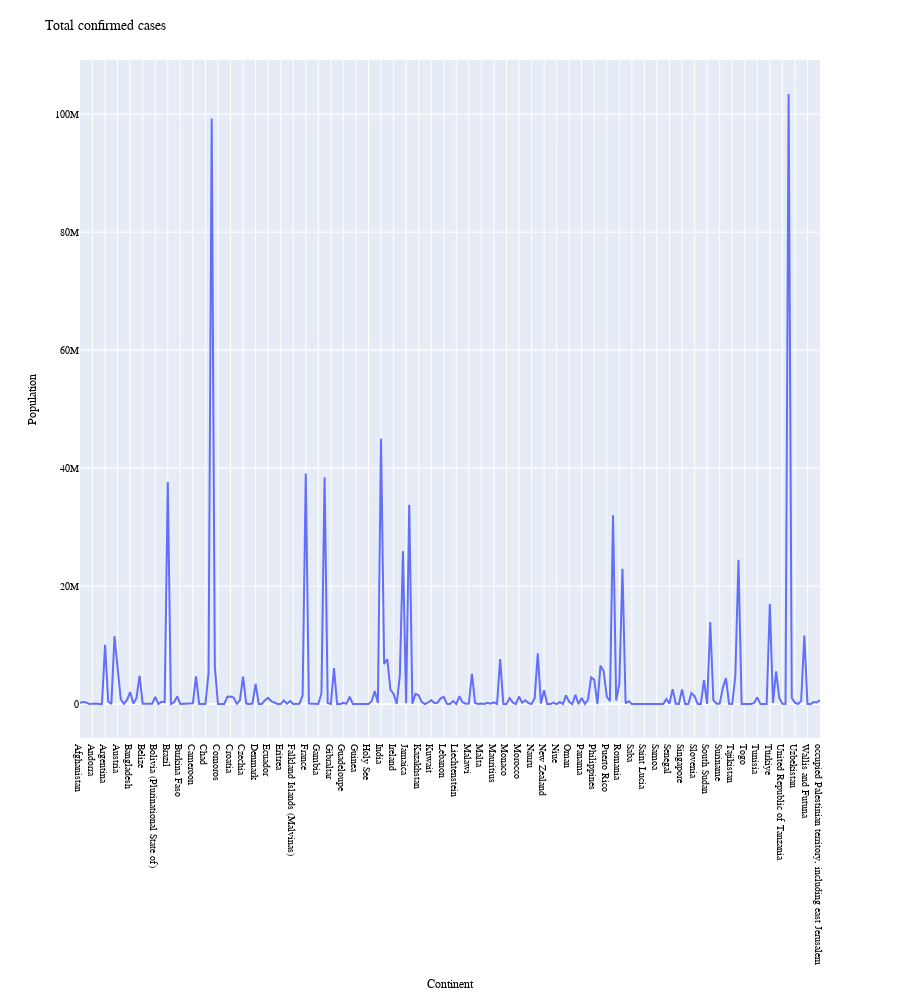

The notebook cell saved with this chart:
### Code cell
fig=px.line(G3,y="Cumulative_cases",height=1000)
fig.update_layout(
   title="Total confirmed cases",
   xaxis_title="Continent",
   yaxis_title="Population",
   legend_title="legend",
   font=dict(family="Arial", size=10, color="black"))
fig.show()

### Figure 1 — Plotly figure (JSON) as saved in the notebook; plotly's stock layout.template omitted (floating-point values rounded to 4 significant figures; data arrays with more than 128 entries replaced by an {"elided": "..."} marker saying what was removed)
{"data": [{"hovertemplate": "Country=%{x}<br>Cumulative_cases=%{y}<extra></extra>", "legendgroup": "", "line": {"color": "#636efa", "dash": "solid"}, "marker": {"symbol": "circle"}, "mode": "lines", "name": "", "orientation": "v", "showlegend": false, "type": "scatter", "x": {"elided": "237 str values"}, "xaxis": "x", "y": {"elided": "237 int values"}, "yaxis": "y"}], "layout": {"font": {"color": "black", "family": "Arial", "size": 10}, "height": 1000, "legend": {"title": {"text": "legend"}, "tracegroupgap": 0}, "margin": {"t": 60}, "title": {"text": "Total confirmed cases"}, "xaxis": {"anchor": "y", "domain": [0, 1], "title": {"text": "Continent"}}, "yaxis": {"anchor": "x", "domain": [0, 1], "title": {"text": "Population"}}}}
